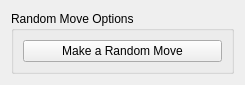
<?xml version="1.0" encoding="UTF-8"?>
<ui version="4.0">
 <class>Frame</class>
 <widget class="QFrame" name="Frame">
  <property name="geometry">
   <rect>
    <x>0</x>
    <y>0</y>
    <width>245</width>
    <height>78</height>
   </rect>
  </property>
  <property name="windowTitle">
   <string>Frame</string>
  </property>
  <layout class="QHBoxLayout" name="horizontalLayout">
   <item>
    <widget class="QGroupBox" name="RandomMoveFrame">
     <property name="title">
      <string>Random Move Options</string>
     </property>
     <layout class="QHBoxLayout" name="horizontalLayout_3">
      <item>
       <widget class="QPushButton" name="RandomMoveButton">
        <property name="text">
         <string>Make a Random Move</string>
        </property>
       </widget>
      </item>
     </layout>
    </widget>
   </item>
  </layout>
 </widget>
 <resources/>
 <connections/>
</ui>
